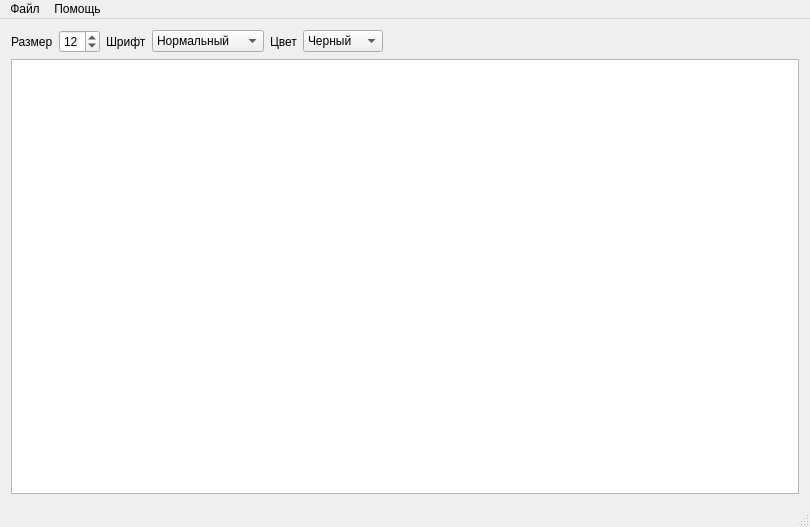
<?xml version="1.0" encoding="UTF-8"?>
<ui version="4.0">
 <class>MainWindow</class>
 <widget class="QMainWindow" name="MainWindow">
  <property name="geometry">
   <rect>
    <x>0</x>
    <y>0</y>
    <width>810</width>
    <height>527</height>
   </rect>
  </property>
  <property name="windowTitle">
   <string>MainWindow</string>
  </property>
  <widget class="QWidget" name="centralWidget">
   <layout class="QGridLayout" name="gridLayout">
    <item row="0" column="0">
     <layout class="QHBoxLayout" name="horizontalLayout">
      <item>
       <widget class="QLabel" name="label_2">
        <property name="text">
         <string>Размер</string>
        </property>
       </widget>
      </item>
      <item>
       <widget class="QSpinBox" name="spinBox">
        <property name="suffix">
         <string/>
        </property>
        <property name="value">
         <number>12</number>
        </property>
       </widget>
      </item>
      <item>
       <widget class="QLabel" name="label">
        <property name="text">
         <string>Шрифт</string>
        </property>
       </widget>
      </item>
      <item>
       <widget class="QComboBox" name="comboBox">
        <item>
         <property name="text">
          <string>Нормальный</string>
         </property>
        </item>
        <item>
         <property name="text">
          <string>Курсив</string>
         </property>
        </item>
        <item>
         <property name="text">
          <string>Подчеркнутый</string>
         </property>
        </item>
        <item>
         <property name="text">
          <string>Жирный</string>
         </property>
        </item>
       </widget>
      </item>
      <item>
       <widget class="QLabel" name="label_3">
        <property name="text">
         <string>Цвет</string>
        </property>
       </widget>
      </item>
      <item>
       <widget class="QComboBox" name="comboBox_2">
        <item>
         <property name="text">
          <string>Черный</string>
         </property>
        </item>
        <item>
         <property name="text">
          <string>Красный</string>
         </property>
        </item>
        <item>
         <property name="text">
          <string>Синий</string>
         </property>
        </item>
        <item>
         <property name="text">
          <string>Зеленый</string>
         </property>
        </item>
        <item>
         <property name="text">
          <string>Желтый</string>
         </property>
        </item>
        <item>
         <property name="text">
          <string>Розовый</string>
         </property>
        </item>
       </widget>
      </item>
      <item>
       <spacer name="horizontalSpacer">
        <property name="orientation">
         <enum>Qt::Horizontal</enum>
        </property>
        <property name="sizeHint" stdset="0">
         <size>
          <width>40</width>
          <height>20</height>
         </size>
        </property>
       </spacer>
      </item>
     </layout>
    </item>
    <item row="1" column="0">
     <widget class="QTextEdit" name="textEdit"/>
    </item>
   </layout>
  </widget>
  <widget class="QMenuBar" name="menuBar">
   <property name="geometry">
    <rect>
     <x>0</x>
     <y>0</y>
     <width>810</width>
     <height>29</height>
    </rect>
   </property>
   <widget class="QMenu" name="menu">
    <property name="title">
     <string>Файл</string>
    </property>
    <addaction name="action"/>
    <addaction name="action_2"/>
    <addaction name="action_6"/>
    <addaction name="action_3"/>
    <addaction name="action_4"/>
    <addaction name="separator"/>
    <addaction name="action_5"/>
   </widget>
   <widget class="QMenu" name="menu_2">
    <property name="title">
     <string>Помощь</string>
    </property>
    <addaction name="action_8"/>
    <addaction name="action_7"/>
   </widget>
   <addaction name="menu"/>
   <addaction name="menu_2"/>
  </widget>
  <widget class="QStatusBar" name="statusBar"/>
  <action name="action">
   <property name="text">
    <string>Создать</string>
   </property>
   <property name="shortcut">
    <string>Ctrl+N</string>
   </property>
  </action>
  <action name="action_2">
   <property name="text">
    <string>Открыть</string>
   </property>
   <property name="shortcut">
    <string>Ctrl+O</string>
   </property>
  </action>
  <action name="action_3">
   <property name="text">
    <string>Сохранить</string>
   </property>
   <property name="shortcut">
    <string>Ctrl+S</string>
   </property>
  </action>
  <action name="action_4">
   <property name="text">
    <string>Печать</string>
   </property>
   <property name="shortcut">
    <string>Ctrl+P</string>
   </property>
  </action>
  <action name="action_5">
   <property name="text">
    <string>Выход</string>
   </property>
   <property name="shortcut">
    <string>Ctrl+Q</string>
   </property>
  </action>
  <action name="action_7">
   <property name="text">
    <string>О программе</string>
   </property>
  </action>
  <action name="action_6">
   <property name="text">
    <string>Закрыть</string>
   </property>
   <property name="shortcut">
    <string>Ctrl+W</string>
   </property>
  </action>
  <action name="action_8">
   <property name="text">
    <string>Справка</string>
   </property>
  </action>
 </widget>
 <layoutdefault spacing="6" margin="11"/>
 <tabstops>
  <tabstop>textEdit</tabstop>
  <tabstop>spinBox</tabstop>
  <tabstop>comboBox</tabstop>
  <tabstop>comboBox_2</tabstop>
 </tabstops>
 <resources/>
 <connections>
  <connection>
   <sender>action_5</sender>
   <signal>triggered()</signal>
   <receiver>MainWindow</receiver>
   <slot>close()</slot>
   <hints>
    <hint type="sourcelabel">
     <x>-1</x>
     <y>-1</y>
    </hint>
    <hint type="destinationlabel">
     <x>404</x>
     <y>263</y>
    </hint>
   </hints>
  </connection>
 </connections>
</ui>
